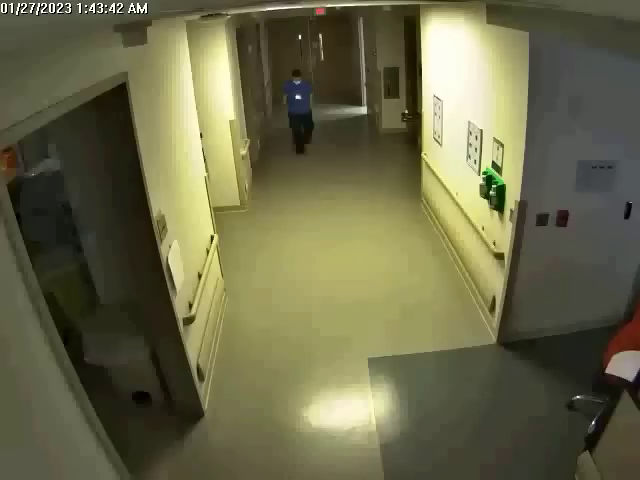
#> input picture cv-object-tracking/images_and_videos/medical_professionals/1/images/first_frame_00.png, 640 x 480 px, found by its file name; its folder holds 4 pictures in this run; the run also reads 1 picture not shown here
$ python sift.py
#> lines starting #> are read from the running program, lines starting #| are printed output that depends on the picture
import numpy as np
import cv2 as cv
import matplotlib.pyplot as plt
import os
from os import listdir

folder_dir = "cv-object-tracking/images_and_videos/medical_professionals/1/images/"
numImages = len(os.listdir(folder_dir))

# create array with all the file names. separate cases for 0-9 and >9 so that they always have two digits
# assumption: you have more than 9 images
imNames = [f"first_frame_0{i}.png" for i in range(0, 10)] + [f"first_frame_{i}.png" for i in range(10, numImages)]

# Initiate SIFT detector
sift = cv.SIFT_create()

img1 = cv.imread(folder_dir + imNames[0], cv.IMREAD_GRAYSCALE)
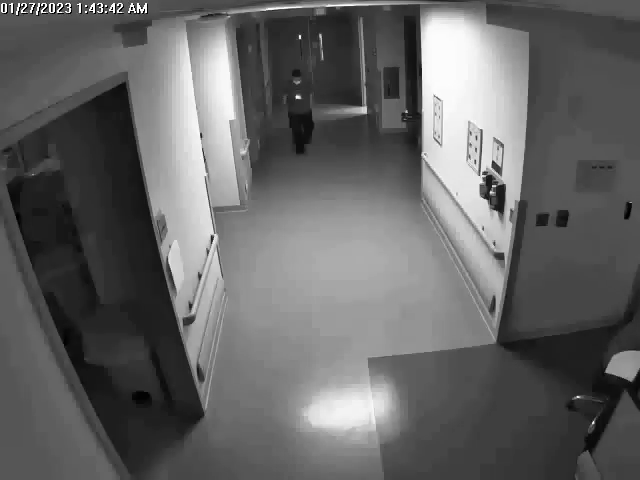
#> img1: shape (480, 640); min 0, max 255, mean 100.6
img2 = cv.imread(folder_dir + imNames[1], cv.IMREAD_GRAYSCALE)
#> img2: shape (480, 640); min 0, max 255, mean 100.6
#> (the run stopped early here; a loop or call above may not have finished)
